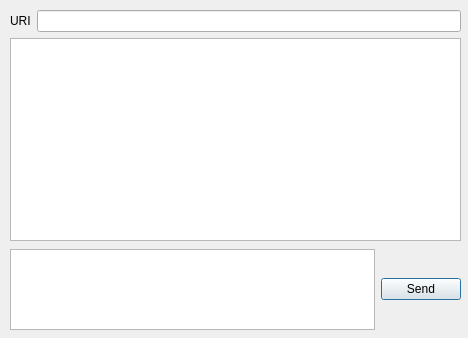
<?xml version="1.0" encoding="UTF-8"?>
<ui version="4.0">
 <class>imDlg</class>
 <widget class="QDialog" name="imDlg">
  <property name="geometry">
   <rect>
    <x>0</x>
    <y>0</y>
    <width>468</width>
    <height>338</height>
   </rect>
  </property>
  <property name="sizePolicy">
   <sizepolicy hsizetype="Fixed" vsizetype="Fixed">
    <horstretch>0</horstretch>
    <verstretch>0</verstretch>
   </sizepolicy>
  </property>
  <property name="maximumSize">
   <size>
    <width>468</width>
    <height>338</height>
   </size>
  </property>
  <property name="windowTitle">
   <string>Instant Messaging</string>
  </property>
  <widget class="QWidget" name="gridLayoutWidget">
   <property name="geometry">
    <rect>
     <x>10</x>
     <y>10</y>
     <width>451</width>
     <height>231</height>
    </rect>
   </property>
   <layout class="QGridLayout" name="gridLayout">
    <item row="0" column="1">
     <widget class="QLabel" name="uriLabel">
      <property name="text">
       <string>URI</string>
      </property>
     </widget>
    </item>
    <item row="0" column="2">
     <widget class="QLineEdit" name="uriText"/>
    </item>
    <item row="1" column="1" colspan="2">
     <widget class="QPlainTextEdit" name="msgText">
      <property name="readOnly">
       <bool>true</bool>
      </property>
     </widget>
    </item>
   </layout>
  </widget>
  <widget class="QWidget" name="gridLayoutWidget_2">
   <property name="geometry">
    <rect>
     <x>10</x>
     <y>249</y>
     <width>451</width>
     <height>81</height>
    </rect>
   </property>
   <layout class="QGridLayout" name="gridLayout_2">
    <item row="0" column="0">
     <widget class="QPlainTextEdit" name="msgsendText">
      <property name="focusPolicy">
       <enum>Qt::StrongFocus</enum>
      </property>
      <property name="tabChangesFocus">
       <bool>true</bool>
      </property>
     </widget>
    </item>
    <item row="0" column="1">
     <widget class="QPushButton" name="sendBtn">
      <property name="text">
       <string>Send</string>
      </property>
     </widget>
    </item>
   </layout>
  </widget>
 </widget>
 <resources/>
 <connections/>
</ui>
